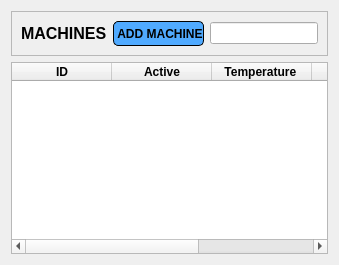
            <widget class="QWidget" name="machines_list_page">
             <layout class="QVBoxLayout" name="verticalLayout_5">
              <item>
               <widget class="QFrame" name="top_bar_machines">
                <property name="maximumSize">
                 <size>
                  <width>16777215</width>
                  <height>50</height>
                 </size>
                </property>
                <property name="frameShape">
                 <enum>QFrame::StyledPanel</enum>
                </property>
                <property name="frameShadow">
                 <enum>QFrame::Raised</enum>
                </property>
                <layout class="QHBoxLayout" name="horizontalLayout_12">
                 <item>
                  <widget class="QLabel" name="machines_label">
                   <property name="font">
                    <font>
                     <family>Nirmala UI</family>
                     <pointsize>12</pointsize>
                     <weight>75</weight>
                     <bold>true</bold>
                    </font>
                   </property>
                   <property name="text">
                    <string>MACHINES</string>
                   </property>
                  </widget>
                 </item>
                 <item>
                  <widget class="QPushButton" name="add_machine_button">
                   <property name="minimumSize">
                    <size>
                     <width>0</width>
                     <height>25</height>
                    </size>
                   </property>
                   <property name="maximumSize">
                    <size>
                     <width>120</width>
                     <height>16777215</height>
                    </size>
                   </property>
                   <property name="font">
                    <font>
                     <family>Nirmala UI</family>
                     <weight>75</weight>
                     <bold>true</bold>
                    </font>
                   </property>
                   <property name="autoFillBackground">
                    <bool>false</bool>
                   </property>
                   <property name="styleSheet">
                    <string notr="true">QPushButton{
	background-color: rgb(80, 170, 255);
	border: 1px solid black;
	border-radius: 5px;
}
QPushButton:hover{
	background-color: #00aaff;
}</string>
                   </property>
                   <property name="text">
                    <string> ADD MACHINE</string>
                   </property>
                  </widget>
                 </item>
                 <item>
                  <widget class="QLineEdit" name="search_bar_3">
                   <property name="maximumSize">
                    <size>
                     <width>200</width>
                     <height>16777215</height>
                    </size>
                   </property>
                   <property name="styleSheet">
                    <string notr="true">border-color: rgb(0, 0, 0);</string>
                   </property>
                   <property name="text">
                    <string/>
                   </property>
                  </widget>
                 </item>
                </layout>
               </widget>
              </item>
              <item>
               <widget class="QTableWidget" name="machines_table">
                <column>
                 <property name="text">
                  <string>ID</string>
                 </property>
                 <property name="font">
                  <font>
                   <weight>75</weight>
                   <bold>true</bold>
                  </font>
                 </property>
                </column>
                <column>
                 <property name="text">
                  <string>Active</string>
                 </property>
                 <property name="font">
                  <font>
                   <weight>75</weight>
                   <bold>true</bold>
                  </font>
                 </property>
                </column>
                <column>
                 <property name="text">
                  <string>Temperature </string>
                 </property>
                 <property name="font">
                  <font>
                   <weight>75</weight>
                   <bold>true</bold>
                  </font>
                 </property>
                </column>
                <column>
                 <property name="text">
                  <string>NAS</string>
                 </property>
                 <property name="font">
                  <font>
                   <weight>75</weight>
                   <bold>true</bold>
                  </font>
                 </property>
                </column>
                <column>
                 <property name="text">
                  <string>More info</string>
                 </property>
                 <property name="font">
                  <font>
                   <weight>75</weight>
                   <bold>true</bold>
                  </font>
                 </property>
                </column>
               </widget>
              </item>
             </layout>
            </widget>
